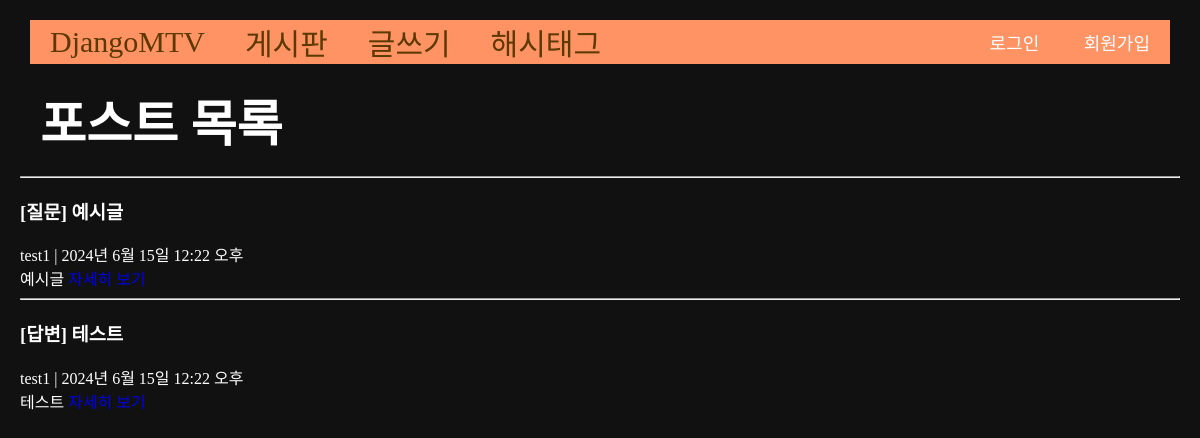
The app's page /second/ with its own data.
### main/models.py (models this page shows, shortened)
class Post(models.Model):
    title = models.CharField(max_length=50)
    writer = models.ForeignKey(User, null=False, blank=False, on_delete=models.CASCADE)
    post_type = models.CharField(max_length=50, null=True)
    image = models.ImageField(upload_to="post/", blank=True, null=True)
    body = models.TextField()
    pub_date = models.DateTimeField()
    tag = models.ManyToManyField(Tag, related_name='post', blank=True)
    like = models.ManyToManyField(User, related_name='likes', blank=True)
    like_count = models.PositiveIntegerField(default=0)
    def summary(self):
        return self.body[:20]

### main/views.py (the view)
# urls.py: path('second/', secondpage, name="secondpage"),
def secondpage(request):
    posts = Post.objects.all()
    return render(request, 'main/secondpage.html', {'posts':posts})

### main/templates/main/secondpage.html (shortened to what this page needs)
{% extends 'base.html' %}
{% block content %}
<h1 class="contents">포스트 목록</h1>
<div>
    {% for post in posts %}
    <div>
        <hr/>
        <h3>{% if post.post_type == "Q" %}
            [질문]
        {% elif post.post_type == "A" %}
            [답변]
        {% else %}
            [기타]
        {% endif %}
         {{ post.title }}</h3>
        {{post.writer}} | {{post.pub_date}}<br>
        {{post.summary}}
        <a href="{% url 'main:detail' post.id %}">자세히 보기</a>
        <br>
    </div>
    {% endfor %}
</div>
{% endblock %}

### project/static/css/project.css (style rules this page uses)
a { text-decoration: none; }
.body-container { background-color: #000000; color: #fff; margin: 20px; }
.contents { font-size: 20px; }

### project/templates/base.html (style rules this page uses)
a { text-decoration: none; }
.body-container { background-color: #111; color: #fff; margin: 20px; }
.contents { font-size: 50px; margin: 20px; }

### records on screen
Post: post_type "[질문]", title "예시글", writer "test1", pub_date "2024년 6월 15일 12:22 오후", summary "예시글"
Post: post_type "[답변]", title "테스트", writer "test1", pub_date "2024년 6월 15일 12:22 오후", summary "테스트"
